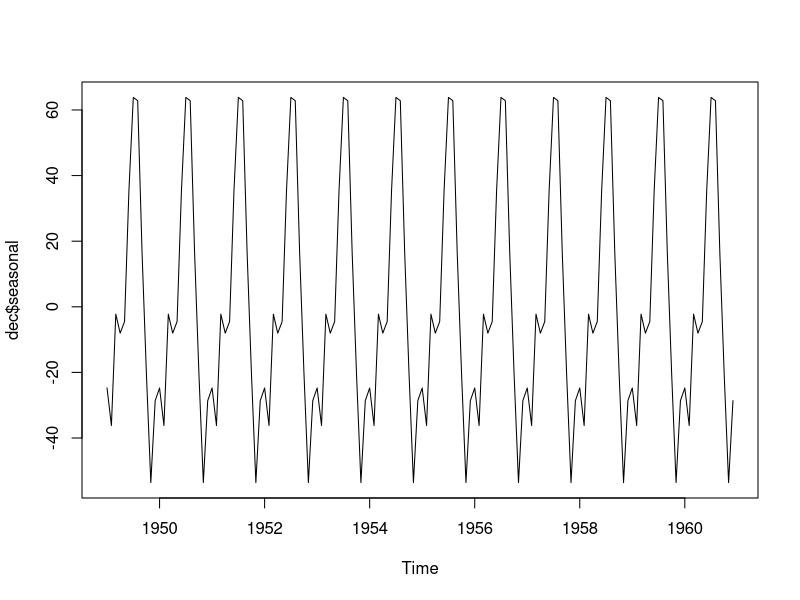
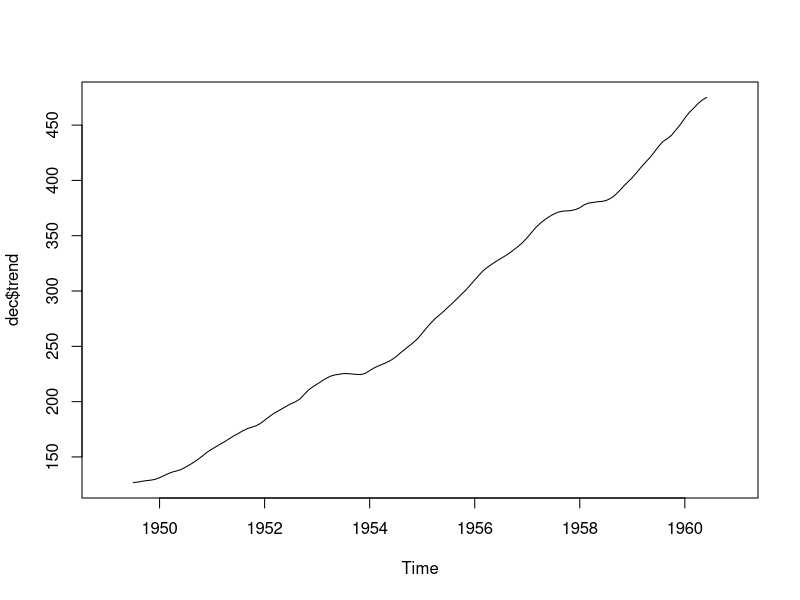
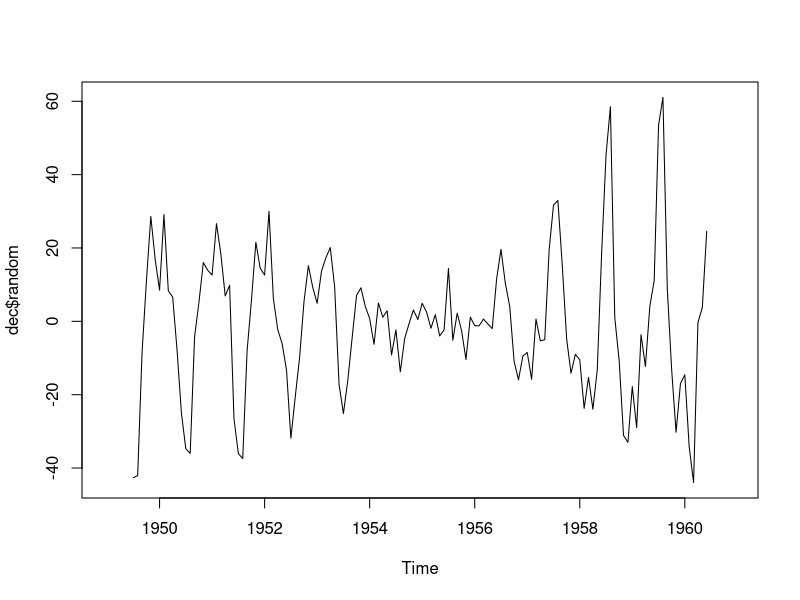
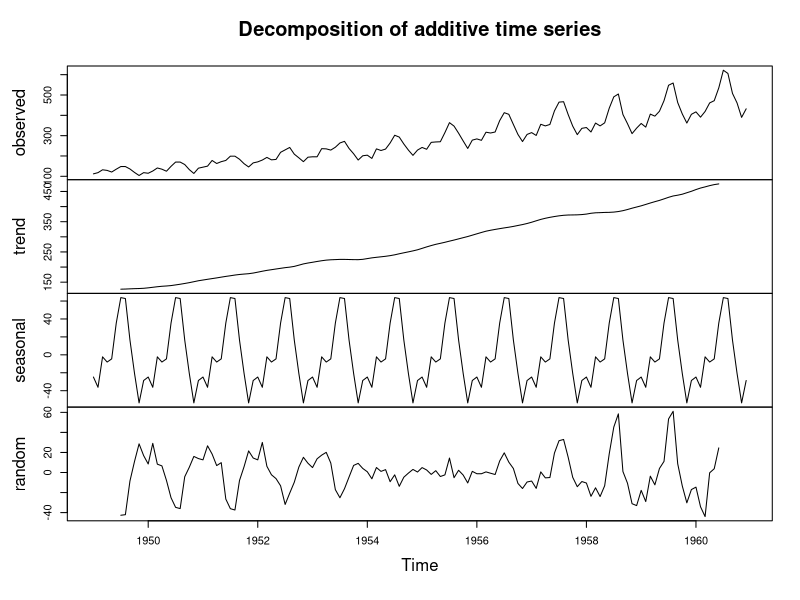

Recreate these plots in R, in order.
decompose(AirPassengers)
dec = decompose(AirPassengers)
dec
dec$random
dec$trend
dec$seasonal
plot(dec$seasonal)
plot(dec$trend)
plot(dec$random)
plot(dec)
# is there is a random element, the time series is stochastic

